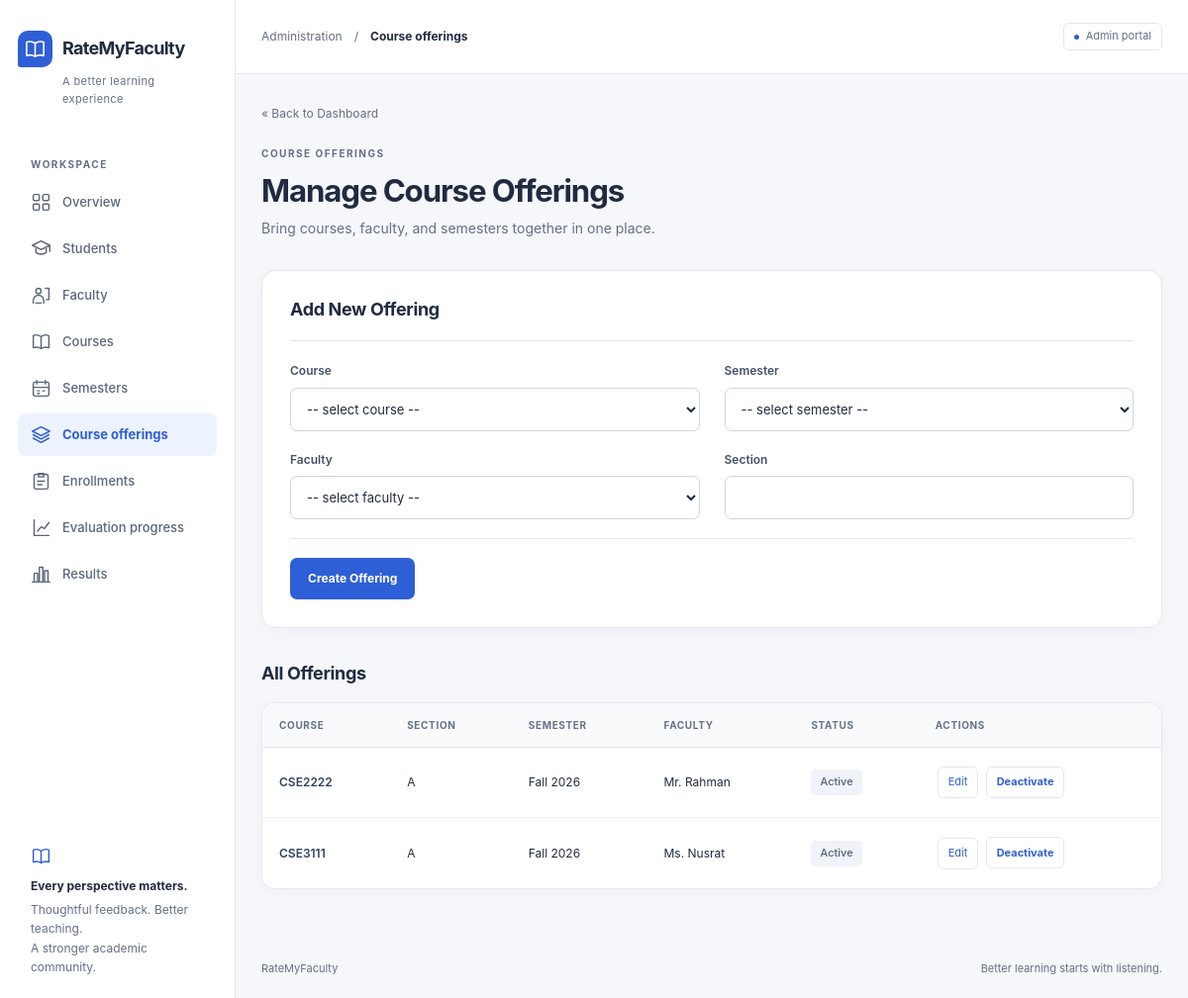
Page /admin/offerings.php (signed in) on the committed database.
### tables this page shows
CREATE TABLE
    course_offerings (
        offering_id INT UNSIGNED AUTO_INCREMENT PRIMARY KEY,
        course_id INT UNSIGNED NOT NULL,
        semester_id INT UNSIGNED NOT NULL,
        faculty_id INT UNSIGNED NOT NULL,
        section VARCHAR(20) NOT NULL,
        is_active TINYINT (1) NOT NULL DEFAULT 1,
        CONSTRAINT uq_offerings_course_semester_section UNIQUE (course_id, semester_id, section),
        CONSTRAINT fk_offerings_course FOREIGN KEY (course_id) REFERENCES courses (course_id) ON DELETE RESTRICT ON UPDATE CASCADE,
        CONSTRAINT fk_offerings_semester FOREIGN KEY (semester_id) REFERENCES semesters (semester_id) ON DELETE RESTRICT ON UPDATE CASCADE,
        CONSTRAINT fk_offerings_faculty FOREIGN KEY (faculty_id) REFERENCES faculty (faculty_id) ON DELETE RESTRICT ON UPDATE CASCADE
    );

CREATE TABLE
    courses (
        course_id INT UNSIGNED AUTO_INCREMENT PRIMARY KEY,
        course_code VARCHAR(30) NOT NULL,
        course_title VARCHAR(150) NOT NULL,
        credit_hours DECIMAL(3, 1) NULL,
        is_active TINYINT (1) NOT NULL DEFAULT 1,
        CONSTRAINT uq_courses_code UNIQUE (course_code)
    );

CREATE TABLE
    semesters (
        semester_id INT UNSIGNED AUTO_INCREMENT PRIMARY KEY,
        semester_name VARCHAR(30) NOT NULL,
        year SMALLINT UNSIGNED NOT NULL,
        evaluation_open_at DATETIME NOT NULL,
        evaluation_close_at DATETIME NOT NULL,
        is_locked TINYINT (1) NOT NULL DEFAULT 0,
        created_at DATETIME NOT NULL DEFAULT CURRENT_TIMESTAMP,
        CONSTRAINT uq_semesters_name_year UNIQUE (semester_name, year),
        CONSTRAINT chk_semesters_window CHECK (evaluation_open_at < evaluation_close_at)
    );

CREATE TABLE
    faculty (
        faculty_id INT UNSIGNED AUTO_INCREMENT PRIMARY KEY,
        user_id INT UNSIGNED NOT NULL,
        faculty_code VARCHAR(40) NULL,
        full_name VARCHAR(120) NOT NULL,
        designation VARCHAR(80) NULL,
        CONSTRAINT uq_faculty_user_id UNIQUE (user_id),
        CONSTRAINT uq_faculty_code UNIQUE (faculty_code),
        CONSTRAINT fk_faculty_user FOREIGN KEY (user_id) REFERENCES users (user_id) ON DELETE RESTRICT ON UPDATE CASCADE
    );

### includes/validation.php (called while the page is built, shortened)
<?php
function e($value): string
{
    return htmlspecialchars((string) $value, ENT_QUOTES, 'UTF-8');
}

### admin/offerings.php (the view, shortened to what this page needs)
<?php
require_once __DIR__ . '/../config/database.php';
require_once __DIR__ . '/../includes/validation.php';
$editOffering = null;
$offerings = $pdo->query(
    'SELECT co.offering_id, co.section, co.is_active, c.course_code, c.course_title,
            s.semester_name, s.year, f.full_name AS faculty_name
     FROM course_offerings co
     JOIN courses c ON c.course_id = co.course_id
     JOIN semesters s ON s.semester_id = co.semester_id
     JOIN faculty f ON f.faculty_id = co.faculty_id
     ORDER BY s.year DESC, s.semester_name, c.course_code, co.section'
)->fetchAll();
?>
<!DOCTYPE html>
<html lang="en">
<head>
    <link rel="stylesheet" href="<?php echo e(BASE_URL); ?>/assets/css/style.css">
</head>
<body class="app-page">
    <aside class="sidebar" aria-label="Administration">
        <div class="brand"><span class="brand-mark"><svg class="icon" aria-hidden="true" focusable="false"><use href="../assets/icons.svg#book"></use></svg></span><span>RateMyFaculty</span></div>
        <span class="brand-subtitle">A better learning experience</span>
        <div class="nav-label">Workspace</div>
        <nav aria-label="Main navigation"><a class="nav-link" href="dashboard.php"><svg class="icon" aria-hidden="true" focusable="false"><use href="../assets/icons.svg#grid"></use></svg><span>Overview</span></a>
            <a class="nav-link" href="students.php"><svg class="icon" aria-hidden="true" focusable="false"><use href="../assets/icons.svg#students"></use></svg><span>Students</span></a>
            <a class="nav-link" href="faculty.php"><svg class="icon" aria-hidden="true" focusable="false"><use href="../assets/icons.svg#faculty"></use></svg><span>Faculty</span></a>
            <a class="nav-link" href="courses.php"><svg class="icon" aria-hidden="true" focusable="false"><use href="../assets/icons.svg#book"></use></svg><span>Courses</span></a>
            <a class="nav-link" href="semesters.php"><svg class="icon" aria-hidden="true" focusable="false"><use href="../assets/icons.svg#calendar"></use></svg><span>Semesters</span></a>
            <a class="nav-link" href="offerings.php" aria-current="page"><svg class="icon" aria-hidden="true" focusable="false"><use href="../assets/icons.svg#layers"></use></svg><span>Course offerings</span></a>
            <a class="nav-link" href="enrollments.php"><svg class="icon" aria-hidden="true" focusable="false"><use href="../assets/icons.svg#enroll"></use></svg><span>Enrollments</span></a>
            <a class="nav-link" href="progress.php"><svg class="icon" aria-hidden="true" focusable="false"><use href="../assets/icons.svg#progress"></use></svg><span>Evaluation progress</span></a>
            <a class="nav-link" href="results.php"><svg class="icon" aria-hidden="true" focusable="false"><use href="../assets/icons.svg#chart"></use></svg><span>Results</span></a></nav>
        <div class="sidebar-note"><svg class="icon" aria-hidden="true" focusable="false"><use href="../assets/icons.svg#book"></use></svg><strong>Every perspective matters.</strong>Thoughtful feedback. Better teaching.<br>A stronger academic community.</div>
    </aside>
    <div class="workspace">
        <header class="topbar"><div class="topbar-path">Administration<span aria-hidden="true">/</span><strong>Course offerings</strong></div><span class="workspace-tag">Admin portal</span></header>
        <main class="main-content" id="main-content" tabindex="-1">
    <p class="back-link"><a href="<?php echo e(BASE_URL); ?>/admin/dashboard.php">&laquo; Back to Dashboard</a></p>
    <p class="eyebrow">Course offerings</p>
    <h1>Manage Course Offerings</h1>
    <p class="page-description">Bring courses, faculty, and semesters together in one place.</p>
    <section class="panel editor-panel"><h2><?php echo $editOffering ? 'Edit Offering' : 'Add New Offering'; ?></h2>
    <form class="editor-form" method="post" action="offerings.php">
        <div class="field"><label for="course_id">Course</label>
        <select id="course_id" name="course_id" required>
            <option value="">-- select course --</option>
        </select></div>
        <div class="field"><label for="semester_id">Semester</label>
        <select id="semester_id" name="semester_id" required>
            <option value="">-- select semester --</option>
        </select></div>
        <div class="field"><label for="faculty_id">Faculty</label>
        <select id="faculty_id" name="faculty_id" required>
            <option value="">-- select faculty --</option>
        </select></div>
        <div class="field"><label for="section">Section</label>
        <input type="text" id="section" name="section" maxlength="20" required
            value="<?php echo e($editOffering['section'] ?? ($_POST['section'] ?? '')); ?>"></div>
        <div class="form-actions"><button type="submit"><?php echo $editOffering ? 'Save Changes' : 'Create Offering'; ?></button>
    </div></form></section>
    <h2>All Offerings</h2>
    <div class="table-region" role="region" aria-label="Course offerings table" tabindex="0"><table class="data-table">
        <tr>
            <th scope="col">Course</th>
            <th scope="col">Section</th>
            <th scope="col">Semester</th>
            <th scope="col">Faculty</th>
            <th scope="col">Status</th>
            <th scope="col">Actions</th>
        </tr>
        <?php foreach ($offerings as $o): ?>
            <tr>
                <td><?php echo e($o['course_code']); ?></td>
                <td><?php echo e($o['section']); ?></td>
                <td><?php echo e($o['semester_name'] . ' ' . $o['year']); ?></td>
                <td><?php echo e($o['faculty_name']); ?></td>
                <td><span class="status-pill"><?php echo (int) $o['is_active'] === 1 ? 'Active' : 'Inactive'; ?></span></td>
                <td class="actions-cell">
                    <a href="offerings.php?edit=<?php echo (int) $o['offering_id']; ?>">Edit</a>
                    <form method="post" action="offerings.php" style="display:inline;">
                        <button
                            type="submit"><?php echo (int) $o['is_active'] === 1 ? 'Deactivate' : 'Reactivate'; ?></button>
                    </form>
                </td>
            </tr>
        <?php endforeach; ?>
    </table></div>
        </main>
        <footer class="page-footer"><span>RateMyFaculty</span><span>Better learning starts with listening.</span></footer>
    </div>
</body>
</html>

### rows in the picture
course_offerings: course.course_code "CSE2222", section "A", semester.year "Fall 2026", faculty.full_name "Mr. Rahman", is_active "Active"
course_offerings: course.course_code "CSE3111", section "A", semester.year "Fall 2026", faculty.full_name "Ms. Nusrat", is_active "Active"
